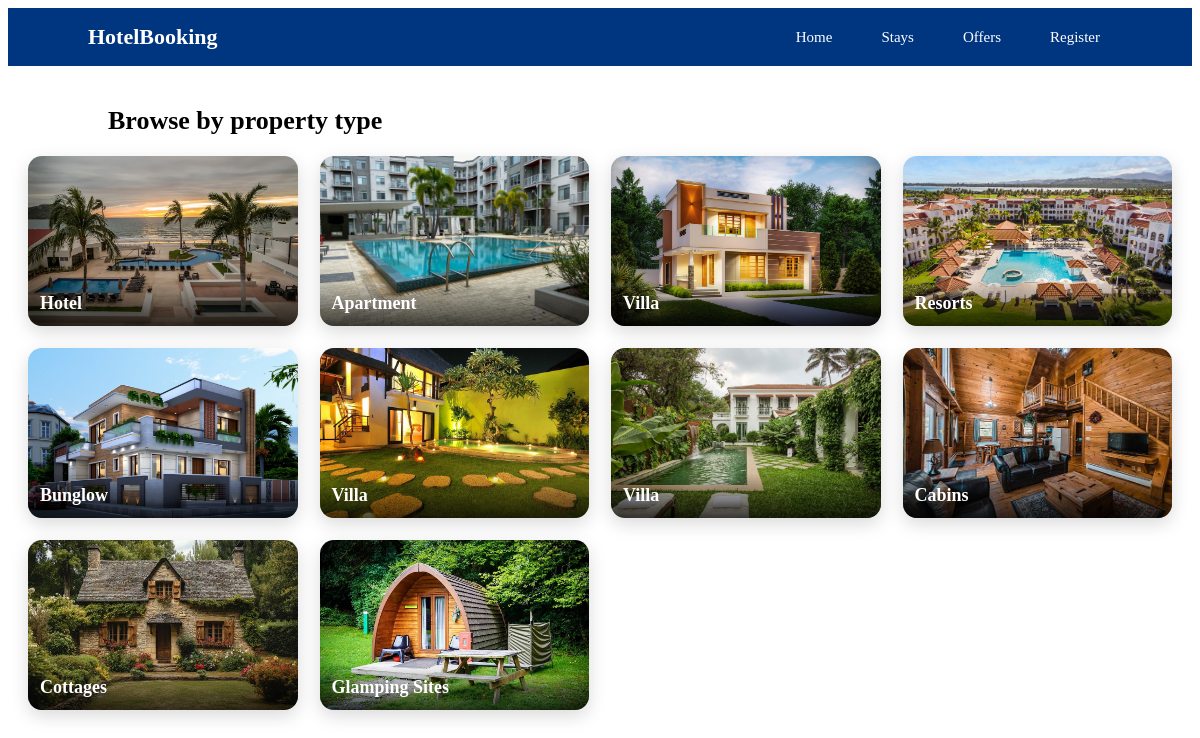
Screenshot of /property-type with the database file from the repository.
### tables this page shows
CREATE TABLE property (
    property_id INTEGER PRIMARY KEY AUTOINCREMENT,
    name TEXT,
    property_type TEXT,
    city TEXT,
    price_per_day INTEGER,
    image TEXT
);

### app.py (the view)
@app.route('/property-type')
def property_type():
    conn = get_db_connection()
    cursor = conn.cursor()
    cursor.execute("SELECT DISTINCT property_type, image FROM property")
    properties = cursor.fetchall()
    conn.close()
    return render_template('property_type.html', properties=properties)

### app.py (called while the page is built)
def get_db_connection():
    conn = sqlite3.connect("hotel_booking.db")
    conn.row_factory = sqlite3.Row
    return conn

### templates/property_type.html (shortened to what this page needs)
<!DOCTYPE html>
<html>
<head>
    <link rel="stylesheet" href="{{ url_for('static', filename='css/style.css') }}">
</head>
<body>
{% include 'nav.html' %}
<div class="property-section">
    <h2 class="page-title">Browse by property type</h2>
    <div class="property-grid">
        {% for p in properties %}
        <div class="property-card">
            <img src="{{ p.image }}" alt="{{ p.property_type }}">
            <div class="property-label">{{ p.property_type }}</div>
        </div>
        {% endfor %}
    </div>
</div>
</body>
</html>

### static/css/style.css (style rules this page uses)
.page-title { font-size: 28px; font-weight: bold; margin: 40px 80px 20px; }
.property-section { max-width: 1200px; margin: 40px auto 80px; padding: 0 20px; }
.page-title { font-size: 28px; font-weight: bold; margin-bottom: 25px; }
.property-grid { display: grid; grid-template-columns: repeat(auto-fill, minmax(220px, 1fr)); gap: 22px; }
.property-card { position: relative; border-radius: 14px; overflow: hidden; height: 170px; cursor: pointer; box-shadow: 0 6px 18px rgba(0,0,0,0.15); transition: transform 0.3s ease; }
.property-card img { width: 100%; height: 100%; object-fit: cover; }
.property-label { position: absolute; bottom: 0; width: 100%; padding: 12px; background: linear-gradient(to top, rgba(0,0,0,0.7), transparent); color: white; font-size: 18px; font-weight: bold; }
.page-title { font-size: 26px; font-weight: bold; margin: 40px 80px 20px; }

### rows the page displays
property: shows a picture, property_type "Hotel"
property: shows a picture, property_type "Apartment"
property: shows a picture, property_type "Resorts"
property: shows a picture, property_type "Bunglow"
property: shows a picture, property_type "Cabins"
property: shows a picture, property_type "Cottages"
property: shows a picture, property_type "Glamping Sites"

### other values shown
{{ p.property_type }} "Villa" "Villa" "Villa"
